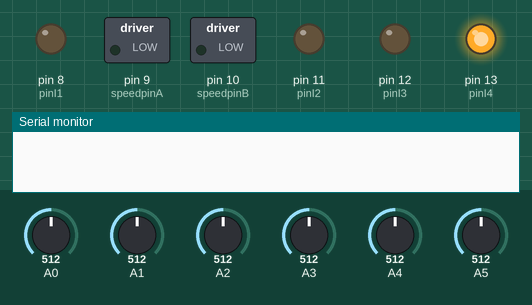
Recording of a sketch running on a simulated Arduino Uno, built with avr-gcc and run on an emulated ATmega328P. On the bench: switched loads named in the sketch (green lamp = pin HIGH), output pins drawn as LEDs (lit = HIGH), the last lines printed to the serial monitor. The inputs (shaded band) are chosen by the test bench; at power-on: A0 = 512, A1 = 512, A2 = 512, A3 = 512, A4 = 512, A5 = 512.

Above: at 0.6 s.
At 10.6 s:
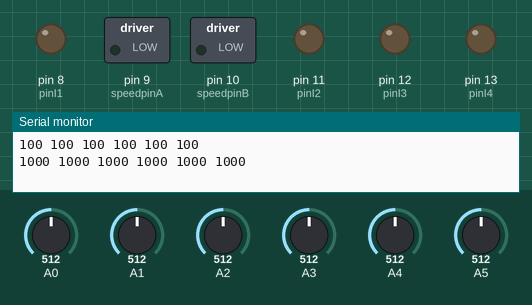
At 12.7 s:
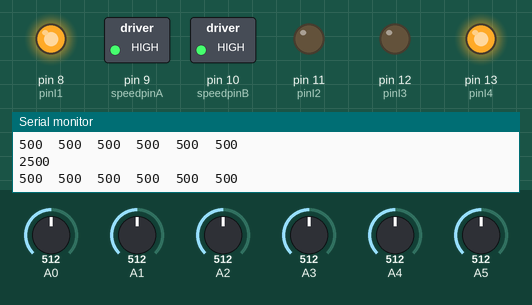
12.8 s: A0 set to 110
14.3 s: A0 set to 97
Timing chart, 0 to 21.6 s (numbered marks = the images above; inputs shaded):
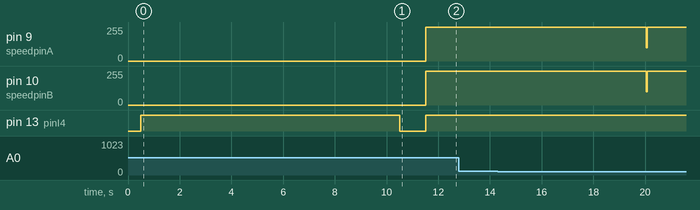

The sketch:

LineFollowingv4.ino
```cpp
#include <QTRSensors.h>
#include <PID_v1.h>;


#define NUM_SENSORS             6  // number of sensors used
#define NUM_SAMPLES_PER_SENSOR  4  // average 4 analog samples per sensor reading
#define EMITTER_PIN             2  // emitter is controlled by digital pin 2

// sensors 0 through 5 are connected to analog inputs 0 through 5, respectively
QTRSensorsAnalog qtra((unsigned char[]) {8, 9, 10, 11, 12, 13},
  NUM_SENSORS, NUM_SAMPLES_PER_SENSOR, EMITTER_PIN);
unsigned int sensorValues[NUM_SENSORS];

//Define PID variables
double pidSetpoint, pidInput, pidOutput;

//Give the PID pointers to the variables along with the current constants
PID myPID(&pidInput, &pidOutput, &pidSetpoint,5,0,50, DIRECT);

int pinI1=8;//define I1 interface
int pinI2=11;//define I2 interface
int speedpinA=9;//enable motor A
int pinI3=12;//define I3 interface
int pinI4=13;//define I4 interface
int speedpinB=10;//enable motor B
int static speadA =0;//define the spead of motor
int static speadB =0;


void setup()
{
  delay(500);
      pinMode(pinI1,OUTPUT);
  pinMode(pinI2,OUTPUT);
  pinMode(speedpinA,OUTPUT);
  pinMode(pinI3,OUTPUT);
  pinMode(pinI4,OUTPUT);
  pinMode(speedpinB,OUTPUT);

  pinMode(13, OUTPUT);
  digitalWrite(13, HIGH);    // turn on Arduino's LED to indicate we are in calibration mode
  for (int i = 0; i < 400; i++)  // make the calibration take about 10 seconds
  {
    qtra.calibrate();       // reads all sensors 10 times at 2.5 ms per six sensors (i.e. ~25 ms per call)
  }
  digitalWrite(13, LOW);     // turn off Arduino's LED to indicate we are through with calibration

  // print the calibration minimum values measured when emitters were on
  Serial.begin(9600);
  for (int i = 0; i < NUM_SENSORS; i++)
  {
    Serial.print(qtra.calibratedMinimumOn[i]);
    Serial.print(' ');
  }
  Serial.println();

  // print the calibration maximum values measured when emitters were on
  for (int i = 0; i < NUM_SENSORS; i++)
  {
    Serial.print(qtra.calibratedMaximumOn[i]);
    Serial.print(' ');
  }
  Serial.println();
  Serial.println();


  delay(1000);

  //init PID variables
pidSetpoint = 3000;
pidInput = qtra.readLine(sensorValues);

//start up PID
myPID.SetMode(AUTOMATIC);

             digitalWrite(pinI2,LOW);//turn DC Motor A move anticlockwise
     digitalWrite(pinI1,HIGH);
          digitalWrite(pinI4,HIGH);//turn DC Motor B move clockwise
     digitalWrite(pinI3,LOW);

     speadA = 100;
     speadB = 100;
          analogWrite(speedpinA,speadA);
     analogWrite(speedpinB,speadB);
}


void loop()
{
  // read calibrated sensor values and obtain a measure of the line position from 0 to 5000
  // To get raw sensor values, call:
  //  qtra.read(sensorValues); instead of unsigned int position = qtra.readLine(sensorValues);
  unsigned int position = qtra.readLine(sensorValues);

    pidInput = position;
  myPID.Compute();


  if(position >3000){
     speadA = speadA + pidOutput;
     speadB = speadB - pidOutput;
     analogWrite(speedpinA,speadA);
     analogWrite(speedpinB,speadB);
  }

  if(position <3000){
     speadA = speadA - pidOutput;
     speadB = speadB + pidOutput;
     analogWrite(speedpinA,speadA);
     analogWrite(speedpinB,speadB);

  }
    if(position == 5000){
     Serial.print("Challenge Zone");
     analogWrite(speedpinA,0);
     analogWrite(speedpinB,0);
     delay(4000);
     analogWrite(speedpinA,100);
     analogWrite(speedpinB,0);
     delay(2500);

  }else if(sensorValues[0] < 100 && sensorValues[1] < 100 && sensorValues[2] < 100 && sensorValues[3] <100){
     analogWrite(speedpinA,100);
     analogWrite(speedpinB,100);
     delay(300);
     analogWrite(speedpinA,100);
     analogWrite(speedpinB,0);
     Serial.print("Turning right");
     delay(1250);


  }else if(sensorValues[5] > 4000 && sensorValues[4] > 4000 && sensorValues[3] > 4000 && sensorValues[2] > 4000){
     analogWrite(speedpinA,100);
     analogWrite(speedpinB,100);
     delay(300);
     analogWrite(speedpinA,0);
     analogWrite(speedpinB,100);
     Serial.print("Turning left");
     delay(1250);


  }


  // print the sensor values as numbers from 0 to 1000, where 0 means maximum reflectance and
  // 1000 means minimum reflectance, followed by the line position
  for (unsigned char i = 0; i < NUM_SENSORS; i++)
  {
    Serial.print(sensorValues[i]);
    Serial.print('\t');
  }
  Serial.println(); // uncomment this line if you are using raw values
  Serial.println(position); // comment this line out if you are using raw values


}
```
